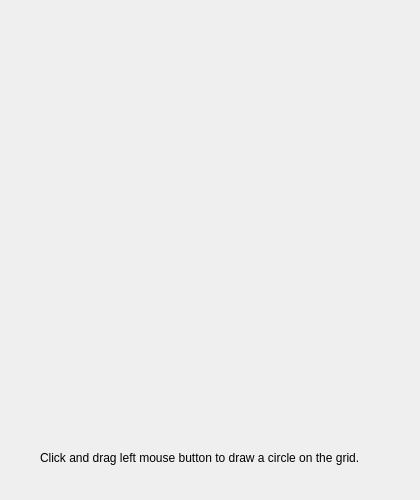
<?xml version="1.0" encoding="UTF-8"?>
<ui version="4.0">
 <class>Widget</class>
 <widget class="QWidget" name="Widget">
  <property name="geometry">
   <rect>
    <x>0</x>
    <y>0</y>
    <width>420</width>
    <height>500</height>
   </rect>
  </property>
  <property name="windowTitle">
   <string>Widget</string>
  </property>
  <widget class="QLabel" name="label">
   <property name="geometry">
    <rect>
     <x>40</x>
     <y>450</y>
     <width>361</width>
     <height>16</height>
    </rect>
   </property>
   <property name="text">
    <string>Click and drag left mouse button to draw a circle on the grid. </string>
   </property>
  </widget>
 </widget>
 <layoutdefault spacing="6" margin="11"/>
 <resources/>
 <connections/>
</ui>
